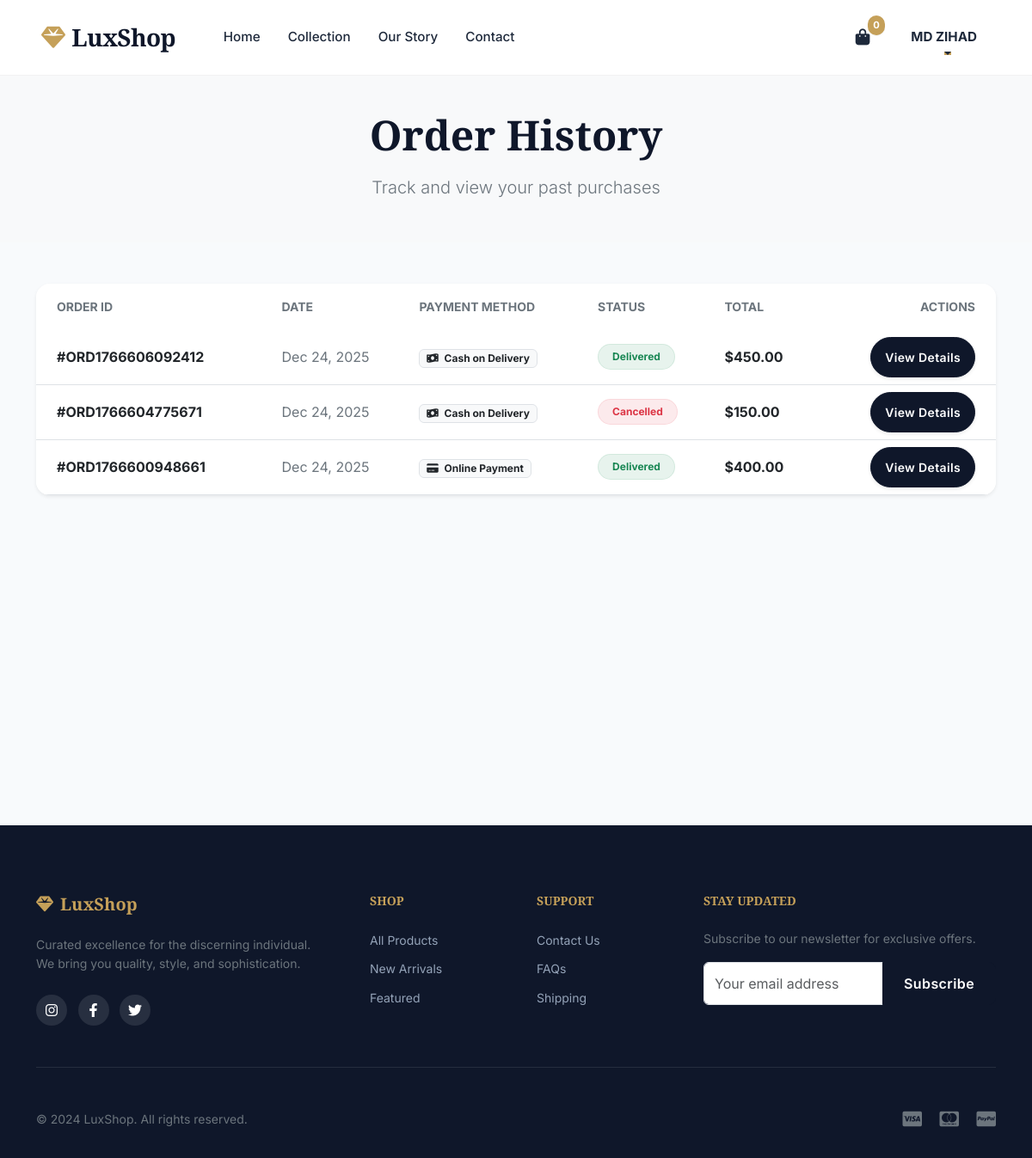
Screenshot of /orders/ (signed in) with the database file from the repository.
### myapp/models.py (models this page shows, shortened)
class Cart(models.Model):
    user = models.OneToOneField(User, on_delete=models.CASCADE)
    created_at = models.DateTimeField(auto_now_add=True)

class Order(models.Model):
    STATUS_CHOICES = [
        ('pending', 'Pending'),
        ('processing', 'Processing'),
        ('shipped', 'Shipped'),
        ('delivered', 'Delivered'),
        ('cancelled', 'Cancelled'),
    ]
    user = models.ForeignKey(User, on_delete=models.CASCADE)
    order_number = models.CharField(max_length=20, unique=True, blank=True)
    total_amount = models.DecimalField(max_digits=10, decimal_places=2)
    status = models.CharField(max_length=10, choices=STATUS_CHOICES, default='pending')
    payment_method = models.CharField(max_length=20, choices=[('cod', 'Cash on Delivery')])
    payment_status = models.CharField(max_length=20, choices=[('pending', 'Pending'), ('completed', 'Completed'), ('failed', 'Failed')], default='pending')
    shipping_address = models.TextField()
    phone = models.CharField(max_length=15)
    created_at = models.DateTimeField(auto_now_add=True)
    updated_at = models.DateTimeField(auto_now=True)

### myapp/views.py (the view)
# urls.py: path('orders/', views.order_history, name='order_history'),
@login_required
def order_history(request):
    orders = Order.objects.filter(user=request.user).order_by('-created_at')
    paginator = Paginator(orders, 10)
    page_number = request.GET.get('page')
    page_obj = paginator.get_page(page_number)
    return render(request, 'order_history.html', {'page_obj': page_obj})

### myapp/templates/order_history.html (shortened to what this page needs)
{% extends 'base.html' %}
{% load static %}
{% block content %}
<div class="bg-light py-5 mb-5">
    <div class="container text-center">
        <h1 class="display-5 fw-bold mb-3 fade-in">Order History</h1>
        <p class="lead text-secondary mb-0 fade-in" style="animation-delay: 0.1s;">Track and view your past purchases
        </p>
    </div>
</div>
<div class="container pb-5">
    {% if page_obj %}
    <div class="card border-0 shadow-sm rounded-4 overflow-hidden">
        <div class="table-responsive">
            <table class="table align-middle mb-0 table-hover">
                <thead class="bg-light">
                    <tr>
                        <th class="ps-4 py-3 border-0 text-secondary small fw-bold text-uppercase">Order ID</th>
                        <th class="py-3 border-0 text-secondary small fw-bold text-uppercase">Date</th>
                        <th class="py-3 border-0 text-secondary small fw-bold text-uppercase">Payment Method</th>
                        <th class="py-3 border-0 text-secondary small fw-bold text-uppercase">Status</th>
                        <th class="py-3 border-0 text-secondary small fw-bold text-uppercase">Total</th>
                        <th class="py-3 border-0 text-secondary small fw-bold text-uppercase text-end pe-4">Actions</th>
                    </tr>
                </thead>
                <tbody>
                    {% for order in page_obj %}
                    <tr>
                        <td class="ps-4 fw-bold">#{{ order.order_number|default:order.id }}</td>
                        <td class="text-secondary">{{ order.created_at|date:"M d, Y" }}</td>
                        <td>
                            {% if order.payment_method == 'cod' %}
                            <span class="badge bg-light text-dark border"><i class="fas fa-money-bill-wave me-1"></i>
                                Cash on Delivery</span>
                            {% else %}
                            <span class="badge bg-light text-dark border"><i class="fas fa-credit-card me-1"></i> Online
                                Payment</span>
                            {% endif %}
                        </td>
                        <td>
                            {% if order.status == 'delivered' %}
                            <span
                                class="badge bg-success bg-opacity-10 text-success rounded-pill px-3 py-2 border border-success border-opacity-10">Delivered</span>
                            {% elif order.status == 'pending' %}
                            <span
                                class="badge bg-warning bg-opacity-10 text-warning rounded-pill px-3 py-2 border border-warning border-opacity-10">Pending</span>
                            {% elif order.status == 'shipped' %}
                            <span
                                class="badge bg-info bg-opacity-10 text-info rounded-pill px-3 py-2 border border-info border-opacity-10">Shipped</span>
                            {% elif order.status == 'cancelled' %}
                            <span
                                class="badge bg-danger bg-opacity-10 text-danger rounded-pill px-3 py-2 border border-danger border-opacity-10">Cancelled</span>
                            {% else %}
                            <span
                                class="badge bg-secondary bg-opacity-10 text-secondary rounded-pill px-3 py-2 border border-secondary border-opacity-10">{{
                                order.status|title }}</span>
                            {% endif %}
                        </td>
                        <td class="fw-bold">${{ order.total_amount }}</td>
                        <td class="text-end pe-4">
                            <a href="{% url 'order_detail' order.id %}"
                                class="btn btn-primary btn-sm rounded-pill px-3 shadow-sm">
                                View Details
                            </a>
                        </td>
                    </tr>
                    {% endfor %}
                </tbody>
            </table>
        </div>
    </div>
    {% endif %}
</div>
{% endblock %}

### myapp/templates/base.html (shortened to what this page needs)
<!DOCTYPE html>
<html lang="en">
<head>
    {% load static %}
    <link href="https://cdn.jsdelivr.net/npm/bootstrap@5.3.0/dist/css/bootstrap.min.css" rel="stylesheet">
    <link rel="stylesheet" href="https://cdnjs.cloudflare.com/ajax/libs/font-awesome/6.4.0/css/all.min.css">
    <link rel="stylesheet" href="{% static 'css/style.css' %}?v=2">
</head>
<body>
    <nav class="navbar navbar-expand-lg fixed-top">
        <div class="container-fluid px-4 px-lg-5">
            <a class="navbar-brand" href="{% url 'home' %}">
                <i class="fas fa-gem me-2"></i>LuxShop
            </a>
            <div class="collapse navbar-collapse" id="navbarContent">
                <ul class="navbar-nav me-auto ms-lg-4 mb-2 mb-lg-0">
                    <li class="nav-item">
                        <a class="nav-link" href="{% url 'home' %}">Home</a>
                    </li>
                    <li class="nav-item">
                        <a class="nav-link" href="{% url 'shop' %}">Collection</a>
                    </li>
                    <li class="nav-item">
                        <a class="nav-link" href="{% url 'about' %}">Our Story</a>
                    </li>
                    <li class="nav-item">
                        <a class="nav-link" href="{% url 'contact' %}">Contact</a>
                    </li>
                </ul>
                <ul class="navbar-nav align-items-center gap-3">
                    {% if user.is_authenticated %}
                    <li class="nav-item">
                        <a class="nav-link btn-cart text-dark" href="{% url 'view_cart' %}">
                            <span class="cart-count">
                                {{ user.cart.cartitem_set.count|default:0 }}
                            </span>
                        </a>
                    </li>
                    <li class="nav-item dropdown">
                        <a class="nav-link dropdown-toggle fw-bold text-dark" href="#" role="button"
                            data-bs-toggle="dropdown">
                            {{ user.first_name|default:user.username }}
                        </a>
                    </li>
                    {% endif %}
                </ul>
            </div>
        </div>
    </nav>
    <div class="navbar-spacer"></div>
    <main class="min-vh-100">
        {% block content %}{% endblock %}
    </main>
    <footer>
        <div class="container">
            <div class="row g-5">
                <div class="col-lg-4 col-md-6">
                    <h5 class="fw-bold"><i class="fas fa-gem me-2"></i>LuxShop</h5>
                    <p class="text-secondary small">Curated excellence for the discerning individual. We bring you
                        quality, style, and sophistication.</p>
                    <div class="social-links mt-4">
                        <a href="#"><i class="fab fa-instagram"></i></a>
                        <a href="#"><i class="fab fa-facebook-f"></i></a>
                        <a href="#"><i class="fab fa-twitter"></i></a>
                    </div>
                </div>
                <div class="col-lg-2 col-md-3 col-6">
                    <h5 class="small text-uppercase tracking-wider">Shop</h5>
                    <ul class="list-unstyled">
                        <li class="mb-2"><a href="{% url 'shop' %}" class="small">All Products</a></li>
                        <li class="mb-2"><a href="#" class="small">New Arrivals</a></li>
                        <li class="mb-2"><a href="#" class="small">Featured</a></li>
                    </ul>
                </div>
                <div class="col-lg-2 col-md-3 col-6">
                    <h5 class="small text-uppercase tracking-wider">Support</h5>
                    <ul class="list-unstyled">
                        <li class="mb-2"><a href="{% url 'contact' %}" class="small">Contact Us</a></li>
                        <li class="mb-2"><a href="#" class="small">FAQs</a></li>
                        <li class="mb-2"><a href="#" class="small">Shipping</a></li>
                    </ul>
                </div>
                <div class="col-lg-4 col-md-12">
                    <h5 class="small text-uppercase tracking-wider">Stay Updated</h5>
                    <p class="small text-secondary">Subscribe to our newsletter for exclusive offers.</p>
                    <div class="input-group mb-3">
                        <input type="text" class="form-control" placeholder="Your email address">
                        <button class="btn btn-primary" type="button">Subscribe</button>
                    </div>
                </div>
            </div>
            <hr class="border-secondary opacity-10 my-5">
            <div class="row align-items-center">
                <div class="col-md-6 text-center text-md-start">
                    <p class="mb-0 small text-secondary">&copy; 2024 LuxShop. All rights reserved.</p>
                </div>
                <div class="col-md-6 text-center text-md-end mt-3 mt-md-0">
                    <i class="fab fa-cc-visa fa-lg text-secondary me-3"></i>
                    <i class="fab fa-cc-mastercard fa-lg text-secondary me-3"></i>
                    <i class="fab fa-cc-paypal fa-lg text-secondary"></i>
                </div>
            </div>
        </div>
    </footer>
</body>
</html>

### myapp/static/css/style.css (style rules this page uses)
:root { --primary-color: #0f172a; --primary-light: #1e293b; --accent-color: #c5a059; --accent-hover: #b08d45; --text-main: #334155; --text-light: #64748b; --bg-body: #f8fafc; --bg-white: #ffffff; --success: #10b981; --danger: #ef4444; --warning: #f59e0b; --shadow-sm: 0 1px 2px 0 rgba(0, 0, 0, 0.05); --shadow-md: 0 4px 6px -1px rgba(0, 0, 0, 0.1), 0 2px 4px -1px rgba(0, 0, 0, 0.06); --shadow-lg: 0 10px 15px -3px rgba(0, 0, 0, 0.1), 0 4px 6px -2px rgba(0, 0, 0, 0.05); --shadow-premium: 0 20px 25px -5px rgba(0, 0, 0, 0.1), 0 10px 10px -5px rgba(0, 0, 0, 0.04); --transition: all 0.3s cubic-bezier(0.4, 0, 0.2, 1); --radius-sm: 0.375rem; --radius-md: 0.5rem; --radius-lg: 1rem; --radius-xl: 1.5rem; }
html, body { font-family: 'Inter', sans-serif; color: var(--text-main); background-color: var(--bg-body); line-height: 1.6; overflow-x: hidden; margin: 0; padding: 0; }
h1, h2, h3, h4, h5, h6 { font-family: 'Playfair Display', serif; color: var(--primary-color); margin-bottom: 1rem; font-weight: 700; }
a { text-decoration: none; color: inherit; transition: var(--transition); }
ul { list-style: none; padding: 0; margin: 0; }
.navbar { background: rgba(255, 255, 255, 0.95); backdrop-filter: blur(10px); border-bottom: 1px solid rgba(0, 0, 0, 0.05); padding: 1rem 0; transition: var(--transition); }
.navbar-brand { font-family: 'Playfair Display', serif; font-size: 1.75rem; font-weight: 700; color: var(--primary-color) !important; letter-spacing: -0.025em; }
.navbar-brand i { color: var(--accent-color); }
.nav-link { font-weight: 500; color: var(--primary-light) !important; font-size: 0.95rem; margin: 0 0.5rem; position: relative; }
.nav-link::after { content: ''; position: absolute; width: 0; height: 2px; bottom: 0; left: 50%; background-color: var(--accent-color); transition: var(--transition); transform: translateX(-50%); }
.btn-cart { position: relative; }
.cart-count { position: absolute; top: -5px; right: -10px; background: var(--accent-color); color: white; font-size: 0.7rem; font-weight: 700; padding: 0.15rem 0.4rem; border-radius: 999px; box-shadow: var(--shadow-sm); }
.btn { padding: 0.75rem 1.5rem; border-radius: var(--radius-md); font-weight: 600; letter-spacing: 0.025em; transition: var(--transition); font-family: 'Inter', sans-serif; }
.btn-primary { background-color: var(--primary-color); border: 1px solid var(--primary-color); color: white; }
footer { background-color: var(--primary-color); color: white; padding: 5rem 0 2rem; margin-top: 5rem; }
footer h5 { color: var(--accent-color); margin-bottom: 1.5rem; }
footer p, footer li, footer a { color: #94a3b8; }
.social-links a { display: inline-flex; align-items: center; justify-content: center; width: 36px; height: 36px; border-radius: 50%; background: rgba(255, 255, 255, 0.1); color: white; margin-right: 0.5rem; transition: var(--transition); }
.fade-in { animation: fadeIn 0.8s ease forwards; }
.navbar-spacer { height: 80px; }

### rows the page displays
Order: order_number "ORD1766606092412", created_at "Dec 24, 2025", payment_method "cod" (drawn), status "Delivered", total_amount "450.00"
Order: order_number "ORD1766604775671", created_at "Dec 24, 2025", payment_method "cod" (drawn), status "Cancelled", total_amount "150.00"
Order: order_number "ORD1766600948661", created_at "Dec 24, 2025", payment_method "online" (drawn), status "Delivered", total_amount "400.00"

### other values shown
{{ user.cart.cartitem_set.count|default:0 }} "0"
{{ user.first_name|default:user.username }} "MD ZIHAD"
